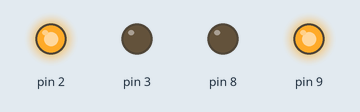
Recording of a sketch running on a simulated Arduino Uno, built with avr-gcc and run on an emulated ATmega328P. Shown: output pins drawn as LEDs (lit = HIGH). What the sketch prints to the serial monitor is not drawn.

Above: at 0.1 s.
Timing chart, 0 to 1.6 s (numbered marks = the images above):
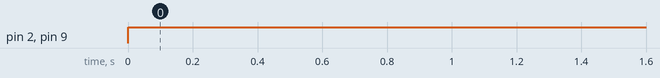

Measured:
- by itself, pin 2, pin 9: LOW → HIGH at 0.00 s

The sketch:

motor_testing.ino
```cpp
void setup() {
  // put your setup code here, to run once:
 pinMode(8, OUTPUT);
  pinMode(9, OUTPUT);
  pinMode(2, OUTPUT);
  pinMode(3, OUTPUT);
  Serial.begin(115200);
}

void loop() {
 Serial.println("Motor Testing");
 forward();
}

void forward()
{
  Serial.println("Forward");
  digitalWrite(8, LOW);
  digitalWrite(9, HIGH);
  digitalWrite(2, HIGH);
  digitalWrite(3, LOW);
}

void backward()
{
  Serial.println("Backward");
  digitalWrite(9, HIGH);
  digitalWrite(8, LOW);
  digitalWrite(11, HIGH);
  digitalWrite(10, LOW);
}

void right()
{
  Serial.println("Right");
  digitalWrite(8, HIGH);
  digitalWrite(9, LOW);
  digitalWrite(11, LOW);
  digitalWrite(10, LOW);
}
void sharp_right()
{
  Serial.println("Right");
  digitalWrite(8, HIGH);
  digitalWrite(9, LOW);
  digitalWrite(11, HIGH);
  digitalWrite(10, LOW);
}
void left()
{
  Serial.println("Right");
  digitalWrite(8, LOW);
  digitalWrite(9, LOW);
  digitalWrite(11, LOW);
  digitalWrite(10, HIGH);
}

void sharp_left()
{
  Serial.println("Right");
  digitalWrite(8, LOW);
  digitalWrite(9, HIGH);
  digitalWrite(11, LOW);
  digitalWrite(10, HIGH);
}

void halt()
{
  Serial.println("Stop");
  digitalWrite(8, LOW);
  digitalWrite(9, LOW);
  digitalWrite(11, LOW);
  digitalWrite(10, LOW);
}
```
